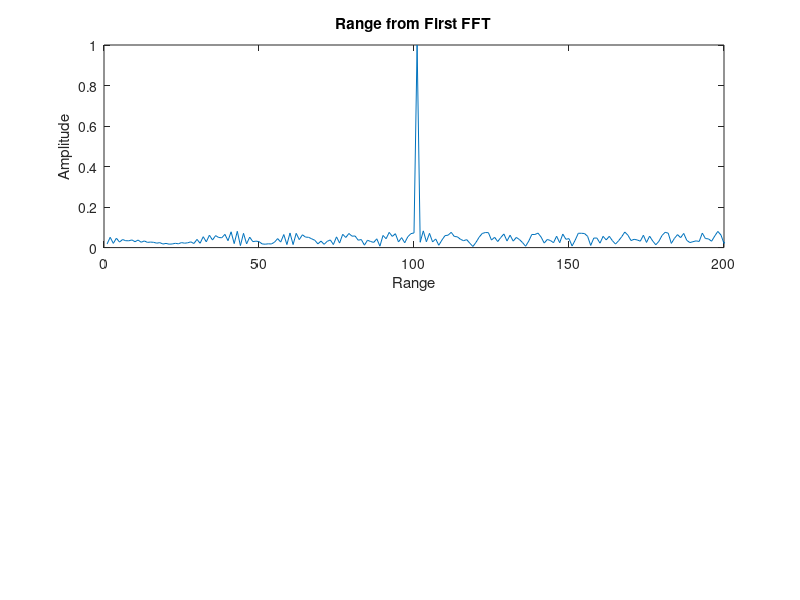
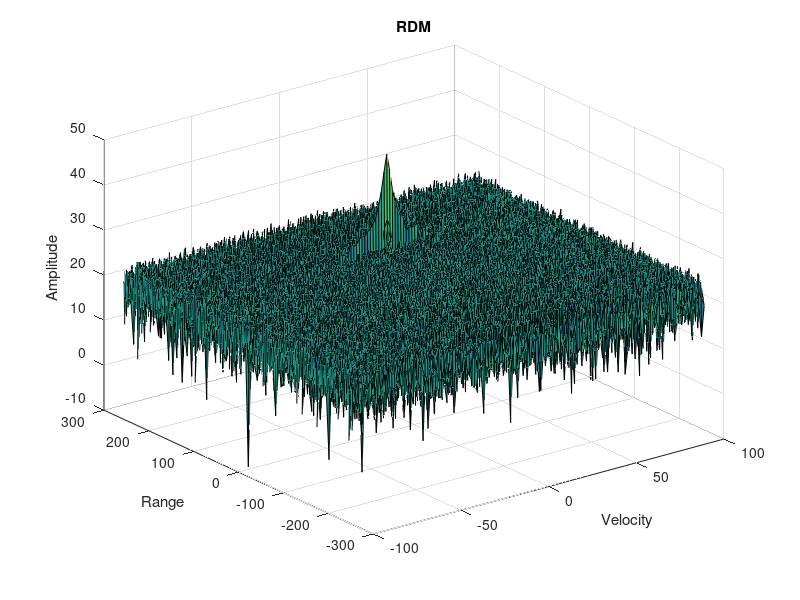

Here is the MATLAB script that generated these plots, in order: (Note: this script raises an error after producing the figures.)
clear all
clc;

%% Radar Specifications 
%%%%%%%%%%%%%%%%%%%%%%%%%%%
% Frequency of operation = 77GHz
% Max Range = 200m
% Range Resolution = 1 m
% Max Velocity = 100 m/s
%%%%%%%%%%%%%%%%%%%%%%%%%%%

%speed of light = 3e8
%% User Defined Range and Velocity of target
% *%TODO* :
% define the target's initial position and velocity. Note : Velocity
% remains contant
 initial_dist = 100;
 initial_velocity = 10;


%% FMCW Waveform Generation

% *%TODO* :
%Design the FMCW waveform by giving the specs of each of its parameters.
% Calculate the Bandwidth (B), Chirp Time (Tchirp) and Slope (slope) of the FMCW
% chirp using the requirements above.
c = 3 * 10^8;
delta_r = 1;
Bsweep = c / (2 * delta_r);
range_max = 200;
Tchirp = 5.5 * (range_max * 2) / c;
slope = Bsweep / Tchirp;


%Operating carrier frequency of Radar 
fc= 77e9;             %carrier freq

                                                          
%The number of chirps in one sequence. Its ideal to have 2^ value for the ease of running the FFT
%for Doppler Estimation. 
Nd=128;                   % #of doppler cells OR #of sent periods % number of chirps

%The number of samples on each chirp. 
Nr=1024;                  %for length of time OR # of range cells

% Timestamp for running the displacement scenario for every sample on each
% chirp
t=linspace(0,Nd*Tchirp,Nr*Nd); %total time for samples


%Creating the vectors for Tx, Rx and Mix based on the total samples input.
Tx=zeros(1,length(t)); %transmitted signal
Rx=zeros(1,length(t)); %received signal
Mix = zeros(1,length(t)); %beat signal

%Similar vectors for range_covered and time delay.
r_t=zeros(1,length(t));
td=zeros(1,length(t));


%% Signal generation and Moving Target simulation
% Running the radar scenario over the time. 

for i=1:length(t)         
    
    
    % *%TODO* :
    %For each time stamp update the Range of the Target for constant velocity. 
    r_t(i) = initial_dist + initial_velocity * t(i);
    td(i) = r_t(i) * 2 / c;
    
    % *%TODO* :
    %For each time sample we need update the transmitted and
    %received signal. 
    Tx(i) = cos(2 * pi * (fc * t(i) + slope * t(i)^2 / 2));
    time_shift = t(i) - td(i);
    Rx(i)  = cos(2 * pi * (fc * time_shift + slope * time_shift^2 / 2));
    
    % *%TODO* :
    %Now by mixing the Transmit and Receive generate the beat signal
    %This is done by element wise matrix multiplication of Transmit and
    %Receiver Signal
    Mix(i) = Tx(i) .* Rx(i);
    
end

%% RANGE MEASUREMENT


 % *%TODO* :
%reshape the vector into Nr*Nd array. Nr and Nd here would also define the size of
%Range and Doppler FFT respectively.
Mix = reshape(Mix, [Nr, Nd]);

 % *%TODO* :
%run the FFT on the beat signal along the range bins dimension (Nr) and
%normalize.
sig_fft1 = fft(Mix, Nr);
sig_fft1 = sig_fft1 ./ max(sig_fft1);

 % *%TODO* :
% Take the absolute value of FFT output
sig_fft1 = abs(sig_fft1);

 % *%TODO* :
% Output of FFT is double sided signal, but we are interested in only one side of the spectrum.
% Hence we throw out half of the samples.
sig_fft1 = sig_fft1(1 : Nr/2 + 1);


%plotting the range
figure ('Name','Range from First FFT')
subplot(2,1,1)

 % *%TODO* :
 % plot FFT output 
 plot(sig_fft1)
 title('Range from First FFT')
 xlabel('Range')
 ylabel('Amplitude')

 
axis ([0 200 0 1]);



%% RANGE DOPPLER RESPONSE
% The 2D FFT implementation is already provided here. This will run a 2DFFT
% on the mixed signal (beat signal) output and generate a range doppler
% map.You will implement CFAR on the generated RDM


% Range Doppler Map Generation.

% The output of the 2D FFT is an image that has reponse in the range and
% doppler FFT bins. So, it is important to convert the axis from bin sizes
% to range and doppler based on their Max values.

Mix=reshape(Mix,[Nr,Nd]);

% 2D FFT using the FFT size for both dimensions.
sig_fft2 = fft2(Mix,Nr,Nd);

% Taking just one side of signal from Range dimension.
sig_fft2 = sig_fft2(1:Nr/2,1:Nd);
sig_fft2 = fftshift (sig_fft2);
RDM = abs(sig_fft2);
RDM = 10*log10(RDM) ;

%use the surf function to plot the output of 2DFFT and to show axis in both
%dimensions
doppler_axis = linspace(-100,100,Nd);
range_axis = linspace(-200,200,Nr/2)*((Nr/2)/400);
figure,surf(doppler_axis,range_axis,RDM);
title('RDM')
xlabel('Velocity')
ylabel('Range')
zlabel('Amplitude')

%% CFAR implementation

%Slide Window through the complete Range Doppler Map

% *%TODO* :
%Select the number of Training Cells in both the dimensions.
Tr = 10;
Td = 8;

% *%TODO* :
%Select the number of Guard Cells in both dimensions around the Cell under 
%test (CUT) for accurate estimation
Gr = 6;
Gd = 6;

% *%TODO* :
% offset the threshold by SNR value in dB
offset = 6;

% *%TODO* :
%Create a vector to store noise_level for each iteration on training cells
noise_level = zeros(1,1);


% *%TODO* :
%design a loop such that it slides the CUT across range doppler map by
%giving margins at the edges for Training and Guard Cells.
%For every iteration sum the signal level within all the training
%cells. To sum convert the value from logarithmic to linear using db2pow
%function. Average the summed values for all of the training
%cells used. After averaging convert it back to logarithimic using pow2db.
%Further add the offset to it to determine the threshold. Next, compare the
%signal under CUT with this threshold. If the CUT level > threshold assign
%it a value of 1, else equate it to 0.


   % Use RDM[x,y] as the matrix from the output of 2D FFT for implementing
   % CFAR
num_training = (2 * Tr + 2 * Gr + 1) * (2 * Td + 2 * Gd + 1) - (2 * Gr + 1) * (2 * Gd + 1);
signal_cfar = zeros(Nr/2, Nd);
for i = 1 + Tr + Gr : Nr / 2 - Gr - Tr
    for j = 1 + Td + Gd : Nd - Gd - Td
        all_cell_sum = sum(db2pow(RDM(i - Tr - Gr : i + Tr + Gr, j - Td - Gd : j + Td + Gd)), 'all');
        guard_cell_sum = sum(db2pow(RDM(i - Gr : i + Gr, j - Gd : j + Gd)), 'all');
        noise_level = all_cell_sum - guard_cell_sum;

        threshold = pow2db(noise_level / num_training) + offset;
        if (RDM(i, j) > threshold)
            signal_cfar(i, j) = 1;
        else
            signal_cfar(i, j) = 0;
        end
    end
end



% *%TODO* :
% The process above will generate a thresholded block, which is smaller 
%than the Range Doppler Map as the CUT cannot be located at the edges of
%matrix. Hence,few cells will not be thresholded. To keep the map size same
% set those values to 0. 

% alr done since init a zero matrix of the desired size








% *%TODO* :
%display the CFAR output using the Surf function like we did for Range
%Doppler Response output.
figure,surf(doppler_axis,range_axis,signal_cfar);
title('2D CA-CFAR result')
xlabel('Velocity')
ylabel('Range')
zlabel('Target')
colorbar;


 
 